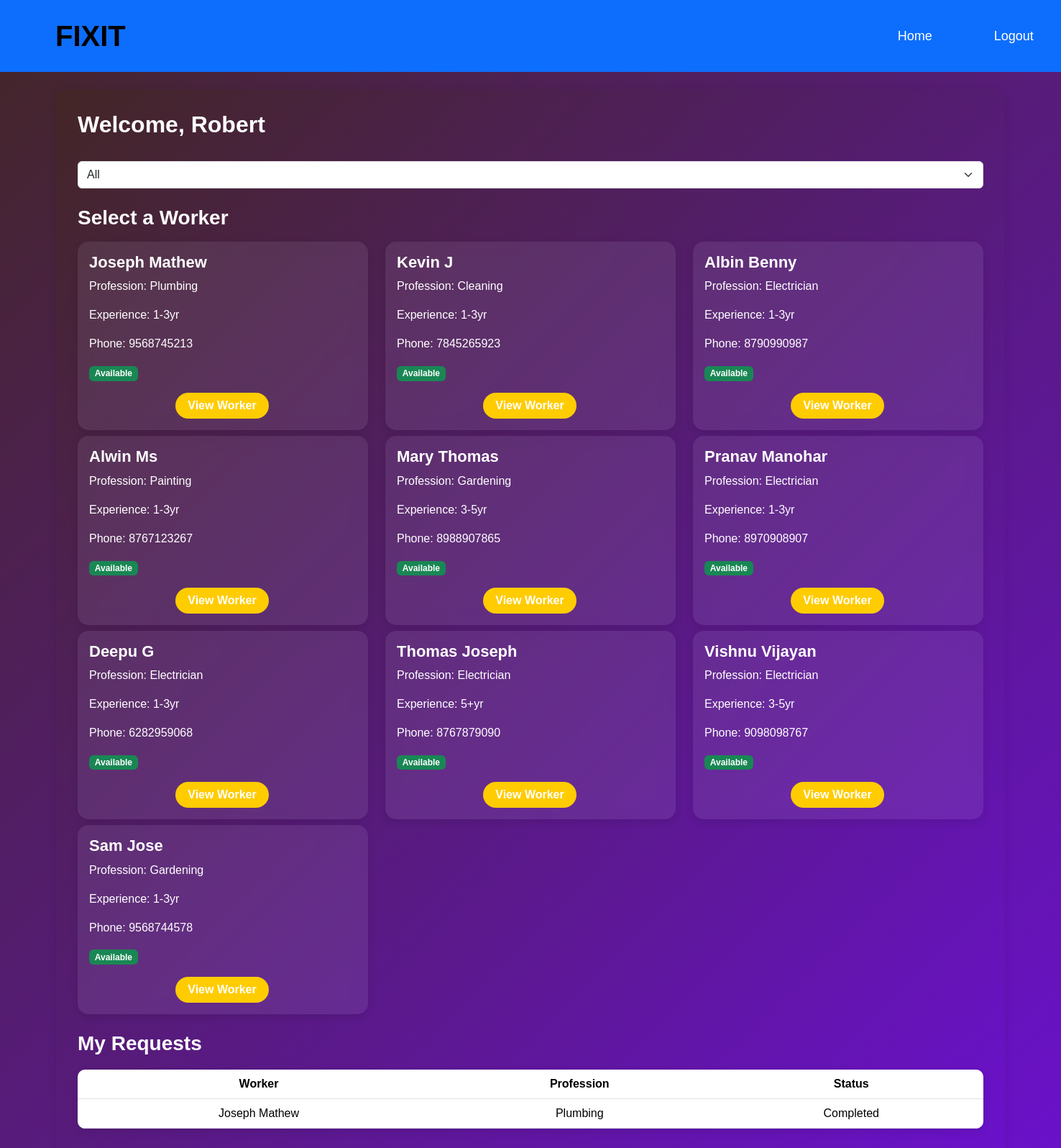
Screenshot of /user_dashboard/ (signed in) with the database file from the repository.
### mainapp/models.py (models this page shows, shortened)
class User(models.Model):
    name = models.CharField(max_length=100)
    email = models.EmailField(max_length=100,  unique=True)
    password = models.CharField(max_length=100)
    phone = models.BigIntegerField(unique=True)  # ✅ Change to BigIntegerField
    address = models.TextField(default="Not provided")
    city = models.CharField(max_length=100 ,default="Unknown")
    confirm_password = models.CharField(max_length=100)

class Worker(models.Model):
    TITLE_CHOICES = [
        ('Mr', 'Mr.'),
        ('Ms', 'Ms.'),
    ]
    title = models.CharField(max_length=10, choices=TITLE_CHOICES, default='Mr')
    first_name = models.CharField(max_length=100)
    last_name = models.CharField(max_length=100)
    email = models.EmailField(max_length=100, unique=True)
    password = models.CharField(max_length=100)
    confirm_password = models.CharField(max_length=100)
    gender = models.CharField(max_length=10, choices=[('Male', 'Male'), ('Female', 'Female')] )
    phone = models.IntegerField()
    profession = models.TextField()
    experience = models.TextField()
    status = models.BooleanField(default=True, )  # Worker availability

class Request(models.Model):
    user = models.ForeignKey(User, on_delete=models.CASCADE)
    worker = models.ForeignKey(Worker, on_delete=models.CASCADE)
    status = models.CharField(max_length=20, choices=[('Pending', 'Pending'), ('Accepted', 'Accepted'), ('Rejected', 'Rejected'),('Completed', 'Completed') ], default='Pending')
    created_at = models.DateTimeField(auto_now_add=True)

### mainapp/views.py (the view)
# urls.py: path("user_dashboard/", user_dashboard, name="user_dashboard"),
def user_dashboard(request):
    if "user_id" not in request.session:
        return redirect("user_login")
    user = User.objects.get(id=request.session["user_id"])
    professions = Worker.objects.values_list('profession', flat=True).distinct()
    selected_profession = request.GET.get("profession", "")
    if selected_profession:
        workers = Worker.objects.filter(profession=selected_profession)
    else:
        workers = Worker.objects.all()
    requests = Request.objects.filter(user=user)
    return render(request, "user_dashboard.html", {
        "user": user,
        "workers": workers,
        "requests": requests,
        "professions": professions,
        "selected_profession": selected_profession
    })

### mainapp/templates/user_dashboard.html (shortened to what this page needs)
{% load static %}
<!DOCTYPE html>
<html lang="en">
<head>
    <link href="https://cdn.jsdelivr.net/npm/bootstrap@5.3.3/dist/css/bootstrap.min.css" rel="stylesheet">
    <link rel="stylesheet" href="{% static 'css/style.css' %}">
</head>
<body>
    <nav class="navbar navbar-expand-lg navbar-light bg-primary" style=" width: 100%;">
        <div class="container-fluid">
          <a class="navbar-brand" href="#" style="font-size:40px; font-family: 'Franklin Gothic Medium', 'Arial Narrow', Arial, sans-serif; margin-left: 50px;" data-bs-toggle="offcanvas" data-bs-target="#staticBackdrop" aria-controls="staticBackdrop">FIXIT</a>
          <div class="collapse navbar-collapse" id="navbarNav">
            <div class="container1" style="margin-left: 850px; font-size: 20px;">
                <ul class="navbar-nav" >
                      <li class="nav-item">
                        <a class="nav-link active" style="margin-left: 200px;" aria-current="page" href="{% url 'home' %}">Home</a>
                      </li>
                      <li class="nav-item"><a style="margin-left: 50px;" class="nav-link" href="{% url 'user_logout' %}">Logout</a></li>
                    </ul>
            </div>
        </div>
    </div>
  </nav>
<div class="container mt-4">
        <h2>Welcome, {{ user.name }}</h2>
        <form method="GET" action="{% url 'user_dashboard' %}" class="mb-3">
            <select name="profession" id="profession" class="form-select" onchange="this.form.submit()">
                <option value="">All</option>
            </select>
        </form>
        <h3 class="mt-4">Select a Worker</h3>
        <div class="row">
            {% for worker in workers %}
            <div class="col-md-4 mt-2">
                <div class="card p-3">
                    <h5>{{ worker.first_name }} {{ worker.last_name }}</h5>
                    <p>Profession: {{ worker.profession }}</p>
                    <p>Experience: {{ worker.experience }} </p>
                    <p>Phone: {{ worker.phone }}</p>
                    <p class="worker-info"><strong></strong>
                        {% if worker.status %}
                            <span class="badge bg-success">Available</span>
                        {% else %}
                            <span class="badge bg-danger">Not Available</span>
                        {% endif %}
                    </p>
                    <a href="{% url 'view_worker' worker.id %}" style="width: 130px;position: relative; left: 120px; " class="btn btn-primary">View Worker</a>
                </div>
            </div>
            {% endfor %}
        </div>
        <h3 class="mt-4">My Requests</h3>
        <table class="table">
            <thead>
                <tr>
                    <th>Worker</th>
                    <th>Profession</th>
                    <th>Status</th>
                </tr>
            </thead>
            <tbody>
                {% for request in requests %}
                <tr>
                    <td>{{ request.worker.first_name }} {{ request.worker.last_name }}</td>
                    <td>{{ request.worker.profession }}</td>
                    <td>{{ request.status }}</td>
                </tr>
                {% endfor %}
            </tbody>
        </table>
    </div>
</body>
</html>

### mainapp/templates/user_dashboard.html (style rules this page uses)
body { font-family: 'Poppins', sans-serif; background: linear-gradient(135deg, #432626, #6a11cb); margin: 0; padding: 0; color: #333; }
.navbar { background-color: #007bff; padding: 15px; }
.navbar-brand { font-size: 32px; font-weight: bold; }
.navbar-nav .nav-link { color: #fff !important; font-size: 18px; margin-right: 20px; transition: color 0.3s; }
.container { margin-top: 30px; background: linear-gradient(135deg, #432626, #6a11cb); padding: 30px; border-radius: 15px; box-shadow: 0 4px 12px rgba(0, 0, 0, 0.1); }
h2, h3 { color: #fff; font-weight: 600; }
.card { border: none; border-radius: 15px; box-shadow: 0 4px 12px rgba(0, 0, 0, 0.1); transition: transform 0.3s ease-in-out; background: rgba(217, 207, 231, 0.1); color: #fff; overflow: hidden; backdrop-filter: blur(10px); }
.card h5 { font-size: 22px; font-weight: bold; }
.btn-primary { background:#ffcc00; color: #fff; border: none; font-weight: 600; border-radius: 30px; transition: background 0.3s ease; text-align: center; display: inline-block; }
.table { margin-top: 20px; border-radius: 10px; overflow: hidden; box-shadow: 0 4px 12px rgba(0, 0, 0, 0.1); }
th { background: #007bff; color: white; padding: 12px; text-align: center; }
td { background: #f9f9f9; padding: 12px; color: #333; text-align: center; }
select { border-radius: 10px; padding: 10px; border: 1px solid #ccc; outline: none; width: 100%; transition: border-color 0.3s; }

### rows the page displays
User: name "Robert"
Worker: first_name "Joseph", last_name "Mathew", profession "Plumbing", experience "1-3yr", phone "9568745213", status "Available"
Worker: first_name "Kevin", last_name "J", profession "Cleaning", experience "1-3yr", phone "7845265923", status "Available"
Worker: first_name "Albin", last_name "Benny", profession "Electrician", experience "1-3yr", phone "8790990987", status "Available"
Worker: first_name "Alwin", last_name "Ms", profession "Painting", experience "1-3yr", phone "8767123267", status "Available"
Worker: first_name "Mary", last_name "Thomas", profession "Gardening", experience "3-5yr", phone "8988907865", status "Available"
Worker: first_name "Pranav", last_name "Manohar", profession "Electrician", experience "1-3yr", phone "8970908907", status "Available"
Worker: first_name "Deepu", last_name "G", profession "Electrician", experience "1-3yr", phone "6282959068", status "Available"
Worker: first_name "Thomas", last_name "Joseph", profession "Electrician", experience "5+yr", phone "8767879090", status "Available"
Worker: first_name "Vishnu", last_name "Vijayan", profession "Electrician", experience "3-5yr", phone "9098098767", status "Available"
Worker: first_name "Sam", last_name "Jose", profession "Gardening", experience "1-3yr", phone "9568744578", status "Available"
Request: worker.first_name "Joseph", worker.last_name "Mathew", worker.profession "Plumbing", status "Completed"
